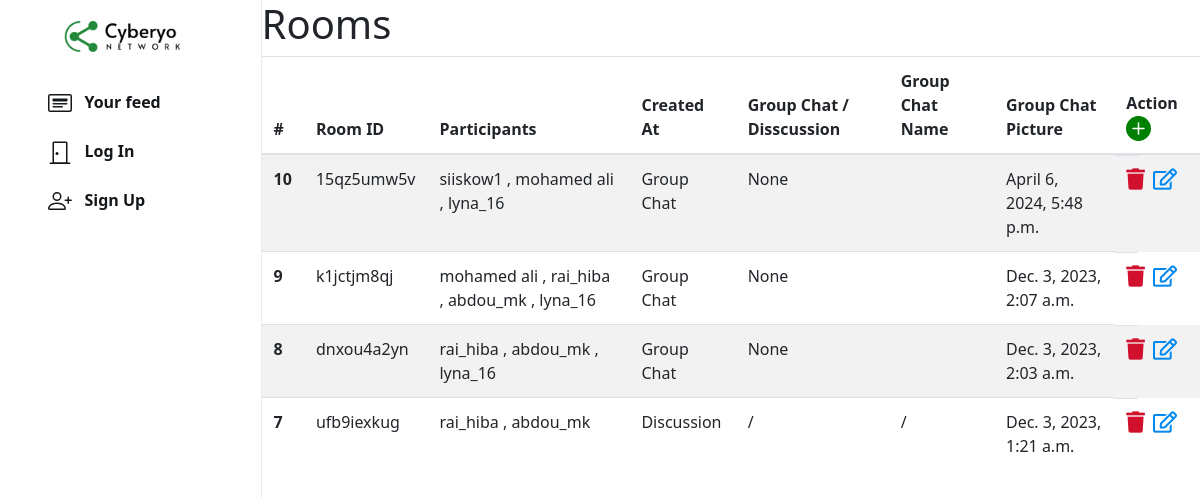
The page /n/admin/room on the database as committed earlier.
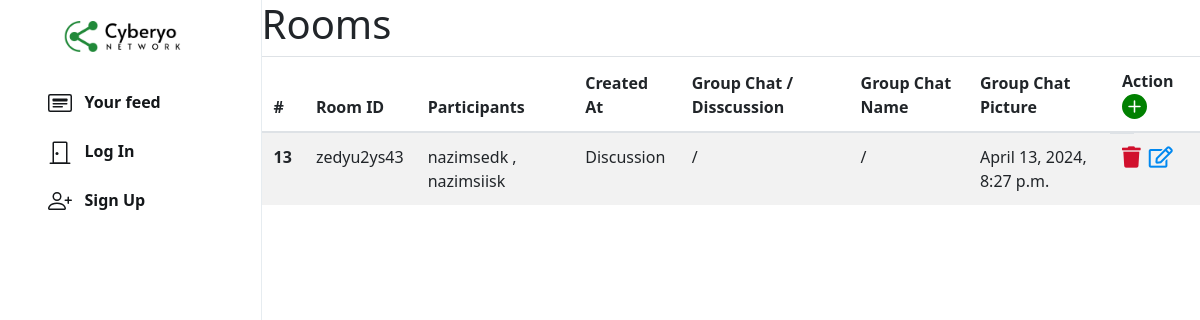
The same page on the database as committed later.
### chat/models.py (models this page shows, shortened)
class Room(models.Model):
    room_id = models.CharField(max_length=255)
    participants = models.ManyToManyField(User,related_name='rooms')
    room_name = models.CharField(max_length=255,blank=True,null=True)
    room_picture = models.ImageField(upload_to='profile_pic/',blank=True)
    isGroupChat = models.BooleanField(default=False)
    url = models.CharField(max_length=255,blank=True,null=True)
    created_at = models.DateTimeField(auto_now_add=True)
    class Meta :
        ordering = ('-created_at',)

### network/models.py (models this page shows, shortened)
class User(AbstractUser):
    profile_pic = models.ImageField(upload_to='profile_pic/')
    bio = models.TextField(max_length=160, blank=True, null=True)
    cover = models.ImageField(upload_to='covers/', blank=True)

### network/views.py (the view)
# urls.py: path("n/admin/room", views.admin_room, name="admin_room"),
def admin_room(request):
    rooms=Room.objects.all()
    is_admin = request.user.groups.filter(name='administrateur').exists()
    contexe={
         'is_admin':is_admin,
        'rooms':rooms,
    }
    return render(request,"network/admin_panel/admin_room.html",contexe)

### network/templates/network/admin_panel/admin_room.html (shortened to what this page needs)
{% extends "network/layout.html" %}
{% load static %}
{% block body %}
<div class="main-div" style="width: 78.2%;">
  <h1>Rooms</h1>
    <table class="table table-striped" >
        <thead>
          <tr>
            <th scope="col">#</th>
            <th scope="col">Room ID</th>
            <th scope="col">Participants</th>
            <th scope="col">Created At</th>
            <th scope="col">Group Chat / Disscussion</th> {% comment %}  ---------this----------- {% endcomment %}
            <th scope ="col">Group Chat Name</th> {% comment %}  ---------this----------- {% endcomment %}
            <th scope ="col">Group Chat Picture</th> {% comment %}  ---------this----------- {% endcomment %}
            <th scope="col">Action <a href="{% url 'add_room' %}">
              <svg xmlns="http://www.w3.org/2000/svg" width="25" height="25" fill="green" class="bi bi-plus-circle-fill" viewBox="0 0 16 16">
                <path d="M16 8A8 8 0 1 1 0 8a8 8 0 0 1 16 0M8.5 4.5a.5.5 0 0 0-1 0v3h-3a.5.5 0 0 0 0 1h3v3a.5.5 0 0 0 1 0v-3h3a.5.5 0 0 0 0-1h-3z"/>
              </svg>
            </a></th>
          </tr>
        </thead>
        <tbody>
          {% for room in rooms %}
          <tr>
            <th scope="row">{{ room.id }}</th>
            <td>{{ room.room_id }}</td>
            <td>
                {% for participant in room.participants.all %}
                    {{ participant.username }}
                    {% if not forloop.last %}, {% endif %}
                {% endfor %}
            </td>
            <td>{% if room.isGroupChat %} Group Chat {%else %} Discussion {%endif%}</td> {% comment %}  ---------this----------- {% endcomment %}
            <td>{% if room.isGroupChat %} {{room.room_name}} {%else%} / {%endif%}</td> {% comment %}  ---------this----------- {% endcomment %}
            <td>{% if room.isGroupChat %} {{room.room_picture}} {%else%} /  {%endif%}</td> {% comment %}  ---------this----------- {% endcomment %}
            <td>{{ room.created_at }}</td>
            <td class="d-flex justify-content-between align-items-center w-25">
                <a class="mr-2" href="#" onclick="confirmDelete({{ room.id }})"><i class="fas fa-trash fa-lg" style="color: #d1102d;"></i></a>
                  <a href="{% url 'edit_room' room.id %}"><i class="far fa-edit fa-lg" style="color: #0088f0;"></i></a>
            </td>
          </tr>
          {% endfor %}
        </tbody>
      </table>
    </div>
{% endblock %}

Rows that differ between the two databases and show on the page:
removed Room: id "10", room_id "15qz5umw5v", isGroupChat "Group Chat", room_name "None", created_at "April 6, 2024, 5:48 p.m."
no longer on this page (row unchanged): User: username "siiskow1", shown under "10"
no longer on this page (row unchanged): User: username "mohamed ali"
no longer on this page (row unchanged): User: username "lyna_16"
removed Room: id "9", room_id "k1jctjm8qj", isGroupChat "Group Chat", room_name "None", created_at "Dec. 3, 2023, 2:07 a.m."
no longer on this page (row unchanged): User: username "rai_hiba"
no longer on this page (row unchanged): User: username "abdou_mk"
removed Room: id "8", room_id "dnxou4a2yn", isGroupChat "Group Chat", room_name "None", created_at "Dec. 3, 2023, 2:03 a.m."
removed Room: id "7", room_id "ufb9iexkug", isGroupChat "Discussion", created_at "Dec. 3, 2023, 1:21 a.m."
added Room: id "13", room_id "zedyu2ys43", isGroupChat "Discussion", created_at "April 13, 2024, 8:27 p.m."
added User: username "nazimsedk", shown under "13"
added User: username "nazimsiisk", shown under "13"
